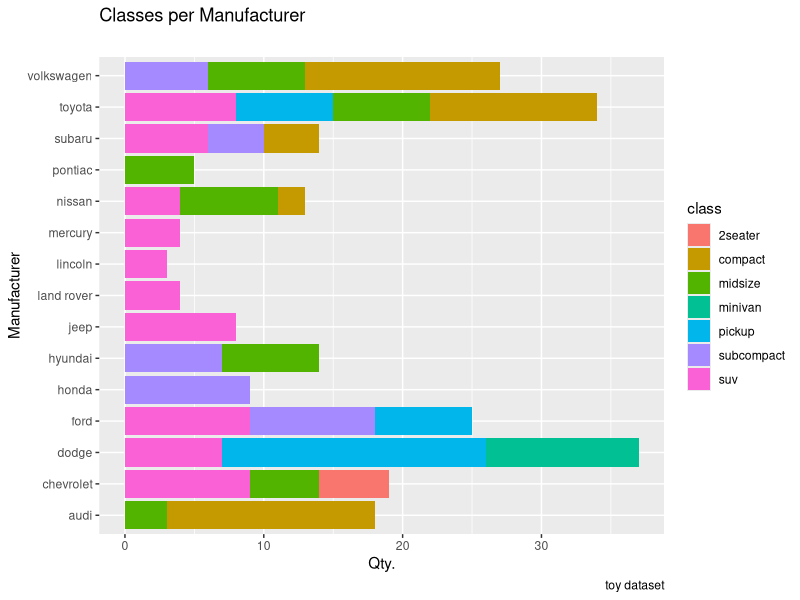
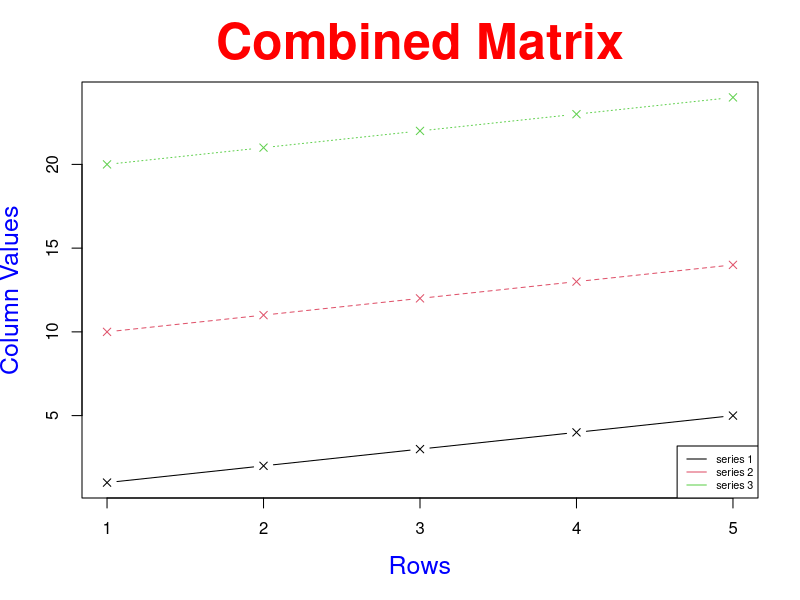
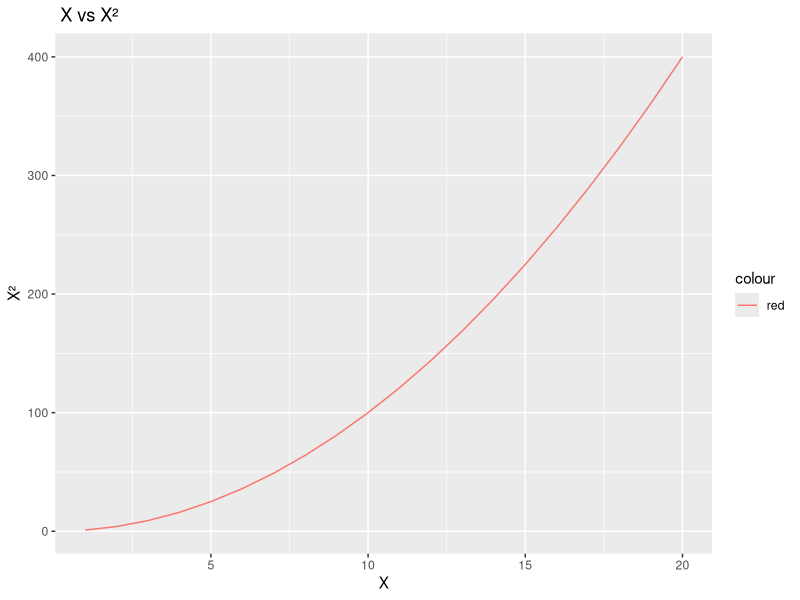
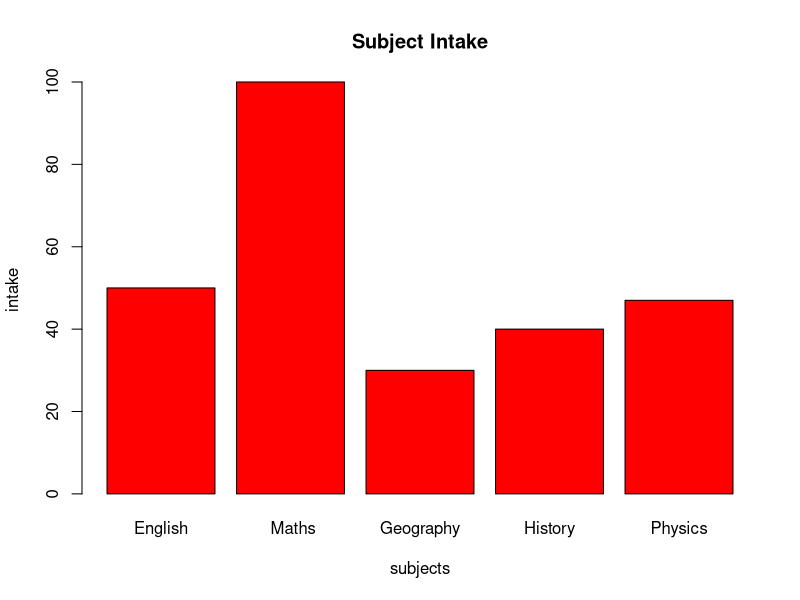

Generate these figures, in order, with R:
#ggplot2 task 

library(ggplot2)
#data(package = "ggplot2")

#ggplot2::mpg

man_class = qplot(data = mpg, y = manufacturer, geom = "bar", fill= class)
man_class + labs(x="Qty.", y="Manufacturer", title="Classes per Manufacturer", subtitle = " ", caption = "toy dataset") 


#hlt1 - Write an R program to create three vectors a, b, c with 5 integers. Combine the three vectors to become a 3×5 matrix where each column represents a vector. Print the content of  the matrix. Plot a graph and label correctly.

a <- c(1,2,3,4,5)
b <- c(10,11,12,13,14)
c <- c(20,21,22,23,24)

d <- cbind(a,b,c)
print(d)

matplot(d, type ="b", pch=4, col=1:3, 
        main = "Combined Matrix", col.main="red", cex.main=3,
        ylab= "Column Values", col.lab="blue",
        xlab = "Rows",cex.lab=1.5)

legend("bottomright",legend = c("series 1", "series 2", "series 3"), lty=1, col=1:3, cex = 0.65)

#hlt2
#Write a R program to create a Data frames which contain details of 5 employees and display the details. (Name, Age, Role and Length of service). 

name <- c("Andrew", "James", "Jake", "Todd", "Charlene")
age <- c(30,40,18,32,60)
role <- c("cleaner", "steward", "PA", "manager", "director")
lengthofservice <- c(2,5,10,15,25)

frame <- data.frame(name, age, role, lengthofservice)  

frame

#hlt3
#Import the GGPLOT 2 library and plot a graph using the qplot function. X axis is the sequence of 1:20 and the y axis is the x ^ 2. Label the graph appropriately. install.packages("ggplot2",dependencies = TRUE)

X <- seq(1:20)
qplot(X, X^2, geom = "line", col = "red",
      main = " X vs X²",
      ylab= "X²")

#hlt4
#Create a simple bar plot of five subjects

subject <- c("English", " Maths", "Geography", "History", "Physics")
intake <- c( 50, 100, 30, 40, 47)

barplot(intake,names.arg=subject,
        main="Subject Intake",
        xlab= "subjects",
        ylab="intake",
        col = "red")

#hlt5
#Write a R program to take input from the user (name and age) and display the values. 

name <- readline("Enter your name: ")
age <- readline("Enter your age:")
namenage <- paste (name, "is", age, "years old")
print(namenage)

#hlt6
#Write a R program to create a sequence of numbers from 20 to 50 and find the mean of numbers from 20 to 50 and sum of numbers.

sq <- seq(20:50)
mean(sq)
sum(sq)

#hlt7
# Write a R program to create a vector which contains 10  random integer values between -50 and +50

sample(-50:50, 10, replace = TRUE)

#vect = c(as.integer(runif(10, min=-50, max=50)))
#vect

#hlt8 
# Write a R program to get the first 10 Fibonacci numbers.

Fibonacci <- numeric(10)

Fibonacci[1] <- Fibonacci[2] <- 1
for (i in 3:10) Fibonacci[i] <- Fibonacci[i - 2] + Fibonacci[i - 1]

print("First 10 Fibonacci numbers:")
print(Fibonacci)


